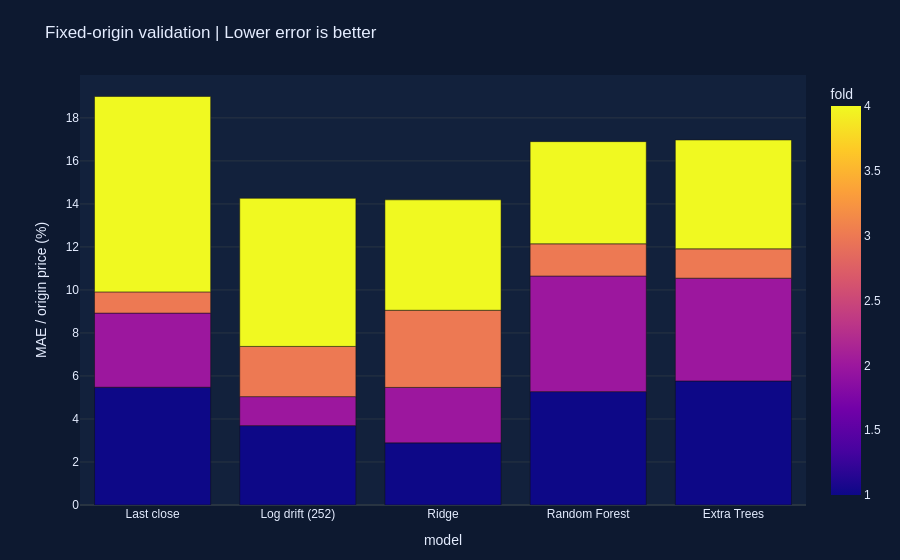

The notebook cell this image was saved under:
### Markdown cell above
<div style="background:#12213c;border-left:6px solid #36dec2;padding:18px;border-radius:10px;color:#eef5ff"><b style="color:#36dec2">08</b><h2 style="margin:8px 0;color:#eef5ff">Select the model before opening the test set</h2></div>

Five candidates compete: last-close, trailing-252-session log drift, standardized Ridge, Random Forest and Extra Trees. Four expanding-history folds each forecast the same H-session horizon from one fixed origin. Training labels must end on or before that origin: **training origin + H ≤ forecast origin**. The final H observed sessions are a separate test. Choose the lowest mean validation MAE divided by origin price (NMAE); do not reselect after reading test results. Hyperparameters below are fixed in advance, not tuned on the test. “Best” means best in this experiment, not universally best.

### Code cell
MODEL_NAMES=['Last close','Log drift (252)','Ridge','Random Forest','Extra Trees']
def make_model(name):
    if name=='Ridge': return make_pipeline(StandardScaler(),Ridge(alpha=100.0))
    if name=='Random Forest': return RandomForestRegressor(n_estimators=140,max_depth=8,min_samples_leaf=15,max_features=.8,n_jobs=2,random_state=SEED)
    if name=='Extra Trees': return ExtraTreesRegressor(n_estimators=180,max_depth=10,min_samples_leaf=12,max_features=.9,n_jobs=2,random_state=SEED)
    raise ValueError(name)

def fit_path(name,origin):
    if name=='Last close': return np.repeat(close[origin],H),None
    if name=='Log drift (252)':
        mu=np.diff(logp[max(0,origin-252):origin+1]).mean()
        return close[origin]*np.exp(mu*np.arange(1,H+1)),None
    train_idx=np.flatnonzero(valid_features & valid_targets & (np.arange(N)+H<=origin))
    assert len(train_idx)>500 and train_idx.max()+H<=origin
    model=make_model(name)
    model.fit(X.iloc[train_idx],Y.iloc[train_idx])
    predicted_log=model.predict(X.iloc[[origin]])[0]
    path=close[origin]*np.exp(predicted_log)
    assert np.isfinite(path).all() and (path>0).all()
    return path,model

def score_path(actual,pred,origin):
    naive=np.repeat(close[origin],len(actual))
    mae=mean_absolute_error(actual,pred)
    base=mean_absolute_error(actual,naive)
    scale=np.mean(np.abs(np.diff(close[:origin+1])))
    return {'MAE_USD':float(mae),'RMSE_USD':float(np.sqrt(mean_squared_error(actual,pred))),
        'MAPE_pct':float(np.mean(np.abs((actual-pred)/actual))*100),
        'NMAE_pct':float(mae/close[origin]*100),'MASE_daily_scale':float(mae/scale),
        'R2':float(r2_score(actual,pred)),
        'skill_vs_last_close_pct':float((1-mae/base)*100) if base else np.nan,
        'origin_direction_accuracy_pct':float(np.mean(np.sign(actual-close[origin])==np.sign(pred-close[origin]))*100)}

test_origin=N-H-1
cv_origins=[test_origin-k*H for k in [4,3,2,1]]
assert max(cv_origins)+H==test_origin
split_rows=[];cv_rows=[];cv_predictions=[]
for fold,origin in enumerate(cv_origins,1):
    split_rows.append({'fold':f'CV {fold}','origin':str(e.date.iloc[origin].date()),
        'target_start':str(e.date.iloc[origin+1].date()),'target_end':str(e.date.iloc[origin+H].date()),
        'last_allowed_training_origin':str(e.date.iloc[origin-H].date())})
    actual=close[origin+1:origin+H+1]
    for name in MODEL_NAMES:
        pred,_=fit_path(name,origin)
        cv_rows.append({'fold':fold,'model':name,**score_path(actual,pred,origin)})
        cv_predictions.extend({'fold':fold,'model':name,'horizon':h+1,'date':str(e.date.iloc[origin+h+1].date()),'actual':float(actual[h]),'prediction':float(pred[h])} for h in range(H))
    print(f'Validation fold {fold}/4 complete')
split_rows.append({'fold':'Untouched test','origin':str(e.date.iloc[test_origin].date()),
    'target_start':str(e.date.iloc[test_origin+1].date()),'target_end':str(e.date.iloc[-1].date()),
    'last_allowed_training_origin':str(e.date.iloc[test_origin-H].date())})
splits=pd.DataFrame(split_rows)
cv=pd.DataFrame(cv_rows)
leaderboard=cv.groupby('model').agg(mean_NMAE_pct=('NMAE_pct','mean'),std_NMAE_pct=('NMAE_pct','std'),mean_MAE_USD=('MAE_USD','mean'),mean_RMSE_USD=('RMSE_USD','mean')).sort_values('mean_NMAE_pct')
winner=leaderboard.index[0]
best_ml=leaderboard.loc[['Ridge','Random Forest','Extra Trees']].sort_values('mean_NMAE_pct').index[0]
display(splits);display(leaderboard.round(4))
note('Model selection locked',f'Validation winner: <b>{winner}</b>. Best ML candidate: <b>{best_ml}</b>. The test will assess these frozen choices.')
cv.to_csv(OUTPUT/'validation_metrics.csv',index=False)
leaderboard.to_csv(OUTPUT/'validation_leaderboard.csv')
pd.DataFrame(cv_predictions).to_csv(OUTPUT/'validation_predictions.csv',index=False)
splits.to_csv(OUTPUT/'split_dates.csv',index=False)
fig=px.bar(cv,x='model',y='NMAE_pct',color='fold',barmode='group',title='Fixed-origin validation | Lower error is better',labels={'NMAE_pct':'MAE / origin price (%)'})
show_plot(fig,'10_validation')
f,ax=plt.subplots(figsize=(10,4));leaderboard.mean_NMAE_pct.plot.barh(ax=ax,color=COLORS[1],xerr=leaderboard.std_NMAE_pct)
ax.set(xlabel='Mean validation NMAE (%) ± fold standard deviation',title='Four validation origins | Error bars show variation, not confidence')
static_done(f,'10_validation')

### Figure 1 — Plotly figure (JSON) as saved in the notebook; plotly's stock layout.template omitted (floating-point values rounded to 4 significant figures)
{"data": [{"alignmentgroup": "True", "hovertemplate": "model=%{x}<br>MAE / origin price (%)=%{y}<br>fold=%{marker.color}<extra></extra>", "legendgroup": "", "marker": {"color": [1, 1, 1, 1, 1, 2, 2, 2, 2, 2, 3, 3, 3, 3, 3, 4, 4, 4, 4, 4], "coloraxis": "coloraxis", "pattern": {"shape": ""}}, "name": "", "offsetgroup": "", "orientation": "v", "showlegend": false, "textposition": "auto", "type": "bar", "x": ["Last close", "Log drift (252)", "Ridge", "Random Forest", "Extra Trees", "Last close", "Log drift (252)", "Ridge", "Random Forest", "Extra Trees", "Last close", "Log drift (252)", "Ridge", "Random Forest", "Extra Trees", "Last close", "Log drift (252)", "Ridge", "Random Forest", "Extra Trees"], "xaxis": "x", "y": [5.477, 3.69, 2.889, 5.271, 5.769, 3.447, 1.348, 2.579, 5.377, 4.779, 0.9847, 2.335, 3.588, 1.496, 1.364, 9.086, 6.885, 5.134, 4.752, 5.062], "yaxis": "y"}], "layout": {"barmode": "group", "coloraxis": {"colorbar": {"title": {"text": "fold"}}, "colorscale": [[0.0, "#0d0887"], [0.1111, "#46039f"], [0.2222, "#7201a8"], [0.3333, "#9c179e"], [0.4444, "#bd3786"], [0.5556, "#d8576b"], [0.6667, "#ed7953"], [0.7778, "#fb9f3a"], [0.8889, "#fdca26"], [1.0, "#f0f921"]]}, "font": {"color": "#e5edff", "family": "Arial"}, "legend": {"tracegroupgap": 0}, "margin": {"b": 55, "t": 75}, "paper_bgcolor": "#0d1930", "plot_bgcolor": "#12213c", "title": {"text": "Fixed-origin validation | Lower error is better"}, "xaxis": {"anchor": "y", "domain": [0.0, 1.0], "title": {"text": "model"}}, "yaxis": {"anchor": "x", "domain": [0.0, 1.0], "title": {"text": "MAE / origin price (%)"}}}}
